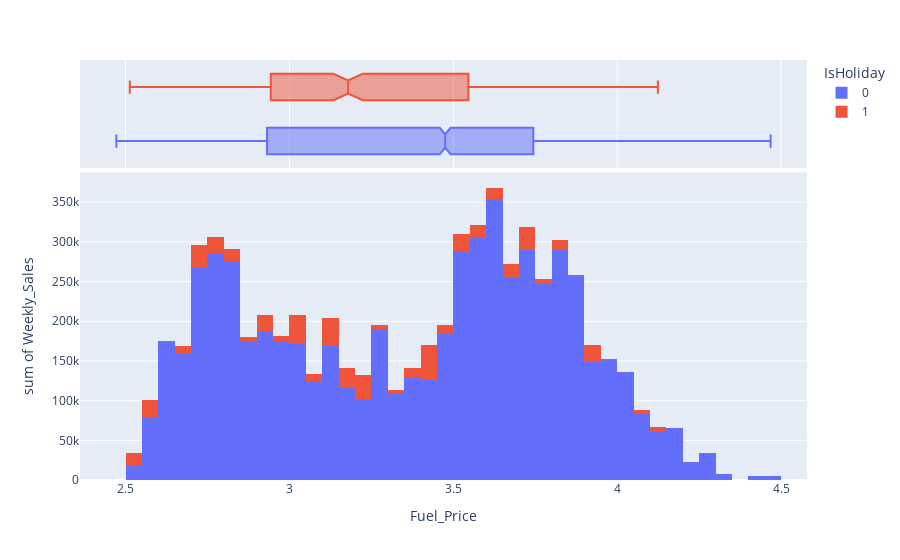

The notebook cell saved with this chart:
### Code cell
px.histogram(data, x='Fuel_Price', y ='Weekly_Sales', color='IsHoliday', marginal='box')

### Figure 1 — Plotly figure (JSON) as saved in the notebook; plotly's stock layout.template omitted (floating-point values rounded to 4 significant figures; data arrays with more than 128 entries replaced by an {"elided": "..."} marker saying what was removed)
{"data": [{"bingroup": "x", "histfunc": "sum", "hovertemplate": "IsHoliday=0<br>Fuel_Price=%{x}<br>sum of Weekly_Sales=%{y}<extra></extra>", "legendgroup": "0", "marker": {"color": "#636efa", "pattern": {"shape": ""}}, "name": "0", "orientation": "v", "showlegend": true, "type": "histogram", "x": {"elided": "5985 float values"}, "xaxis": "x", "y": {"elided": "5985 float values"}, "yaxis": "y"}, {"hovertemplate": "IsHoliday=0<br>Fuel_Price=%{x}<extra></extra>", "legendgroup": "0", "marker": {"color": "#636efa"}, "name": "0", "notched": true, "showlegend": false, "type": "box", "x": {"elided": "5985 float values"}, "xaxis": "x2", "yaxis": "y2"}, {"bingroup": "x", "histfunc": "sum", "hovertemplate": "IsHoliday=1<br>Fuel_Price=%{x}<br>sum of Weekly_Sales=%{y}<extra></extra>", "legendgroup": "1", "marker": {"color": "#EF553B", "pattern": {"shape": ""}}, "name": "1", "orientation": "v", "showlegend": true, "type": "histogram", "x": {"elided": "450 float values"}, "xaxis": "x", "y": {"elided": "450 float values"}, "yaxis": "y"}, {"hovertemplate": "IsHoliday=1<br>Fuel_Price=%{x}<extra></extra>", "legendgroup": "1", "marker": {"color": "#EF553B"}, "name": "1", "notched": true, "showlegend": false, "type": "box", "x": {"elided": "450 float values"}, "xaxis": "x2", "yaxis": "y2"}], "layout": {"barmode": "relative", "legend": {"title": {"text": "IsHoliday"}, "tracegroupgap": 0}, "margin": {"t": 60}, "xaxis": {"anchor": "y", "domain": [0, 1], "title": {"text": "Fuel_Price"}}, "xaxis2": {"anchor": "y2", "domain": [0, 1], "matches": "x", "showgrid": true, "showticklabels": false}, "yaxis": {"anchor": "x", "domain": [0, 0.7326], "title": {"text": "sum of Weekly_Sales"}}, "yaxis2": {"anchor": "x2", "domain": [0.7426, 1], "matches": "y2", "showgrid": false, "showline": false, "showticklabels": false, "ticks": ""}}}
